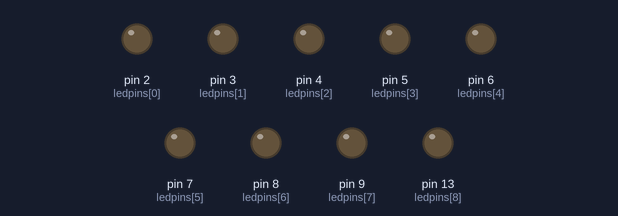
A sketch run on a simulated Arduino Uno, built with avr-gcc and run on an emulated ATmega328P. On the bench: output pins drawn as LEDs (lit = HIGH). What the sketch prints to the serial monitor is not drawn.

Above: at 0.2 s.
At 1.2 s:
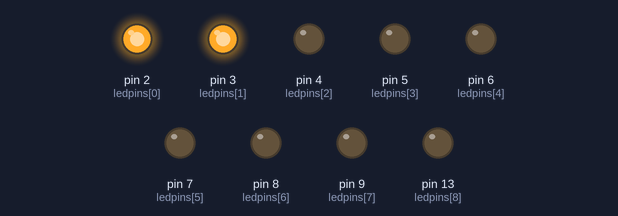
At 2.7 s:
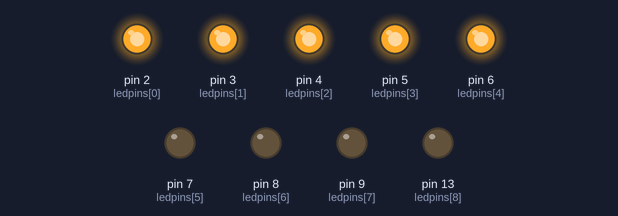
At 4.2 s:
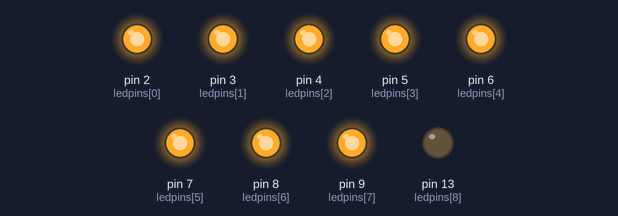
At 5.7 s:
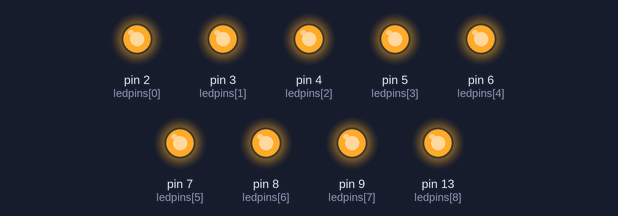
At 8.7 s:
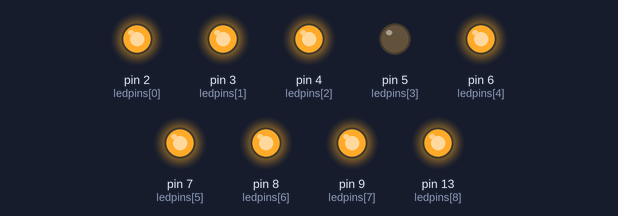
Timing chart, 0 to 9.1 s (numbered marks = the images above):
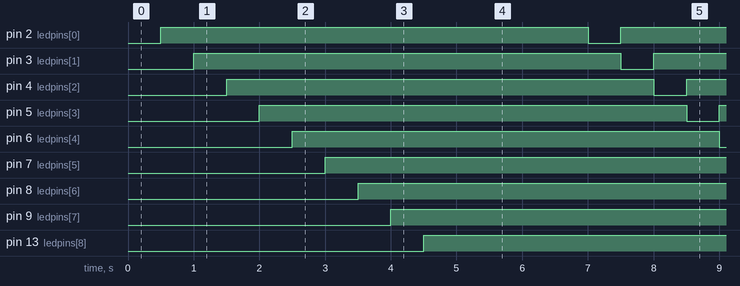

The sketch:

array.ino
```cpp
byte ledpins[9]={2,3,4,5,6,7,8,9,13};

int i;

void setup()

{
      for (i = 0; i < 10; i = i + 1)
      {
          pinMode(ledpins[i], OUTPUT);
      }
 Serial.begin(9600);
}

void loop()
{
      for (i = 0; i < 10; i = i + 1)
        {
            digitalWrite(ledpins[i], LOW);
            delay(500);
            digitalWrite(ledpins[i], HIGH);
            Serial.print(ledpins[i]);
            Serial.print("inci led yandi");
        }
      delay(2000);
}
```

Measured:
- by itself, pin 2 (ledpins[0]), pin 3 (ledpins[1]), pin 4 (ledpins[2]), pin 5 (ledpins[3]), pin 6 (ledpins[4]), pin 7 (ledpins[5]), pin 8 (ledpins[6]), pin 9 (ledpins[7]), pin 13 (ledpins[8]): alternates HIGH for 6.5 s and LOW for 0.50 s
